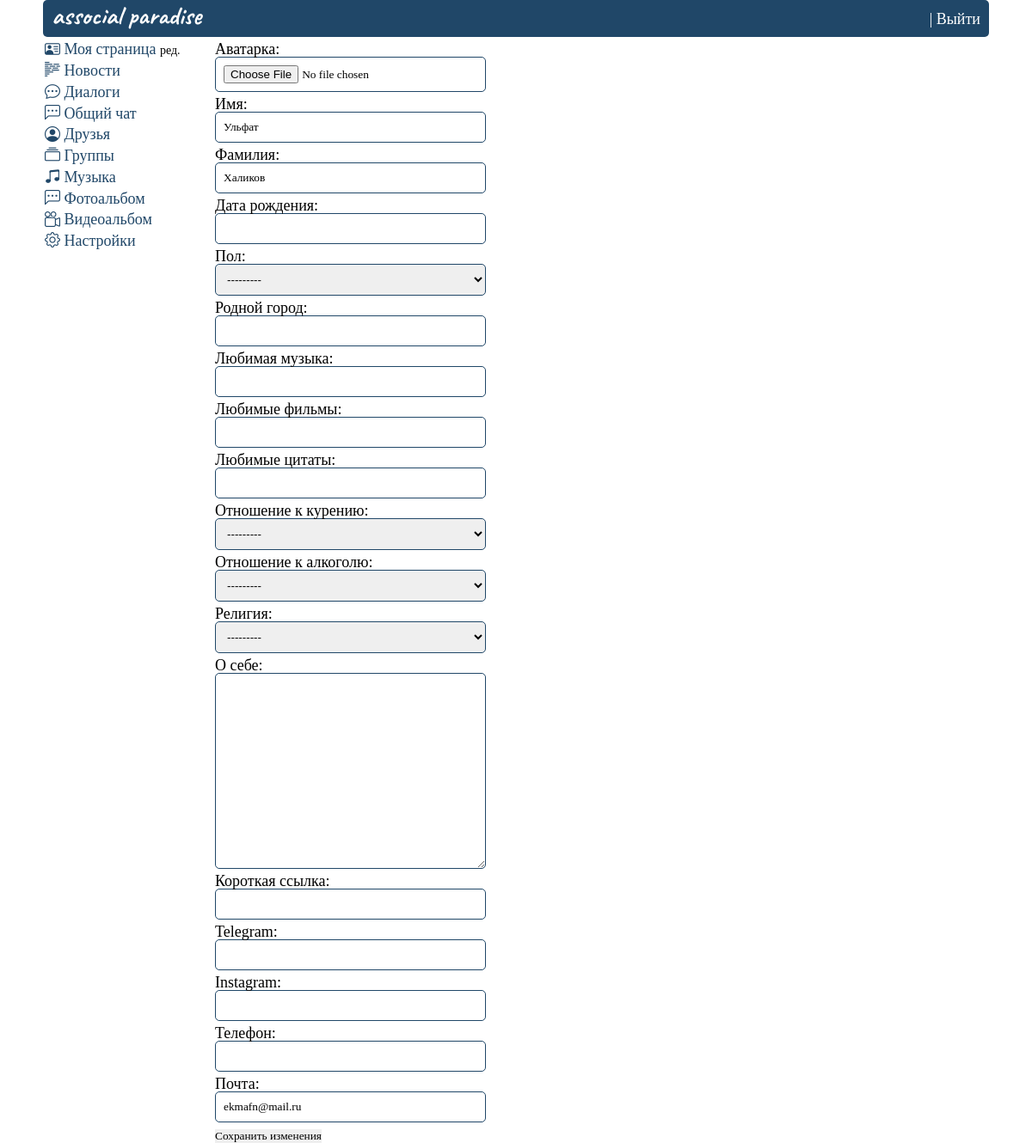
Before: /id2/update with the older database file.
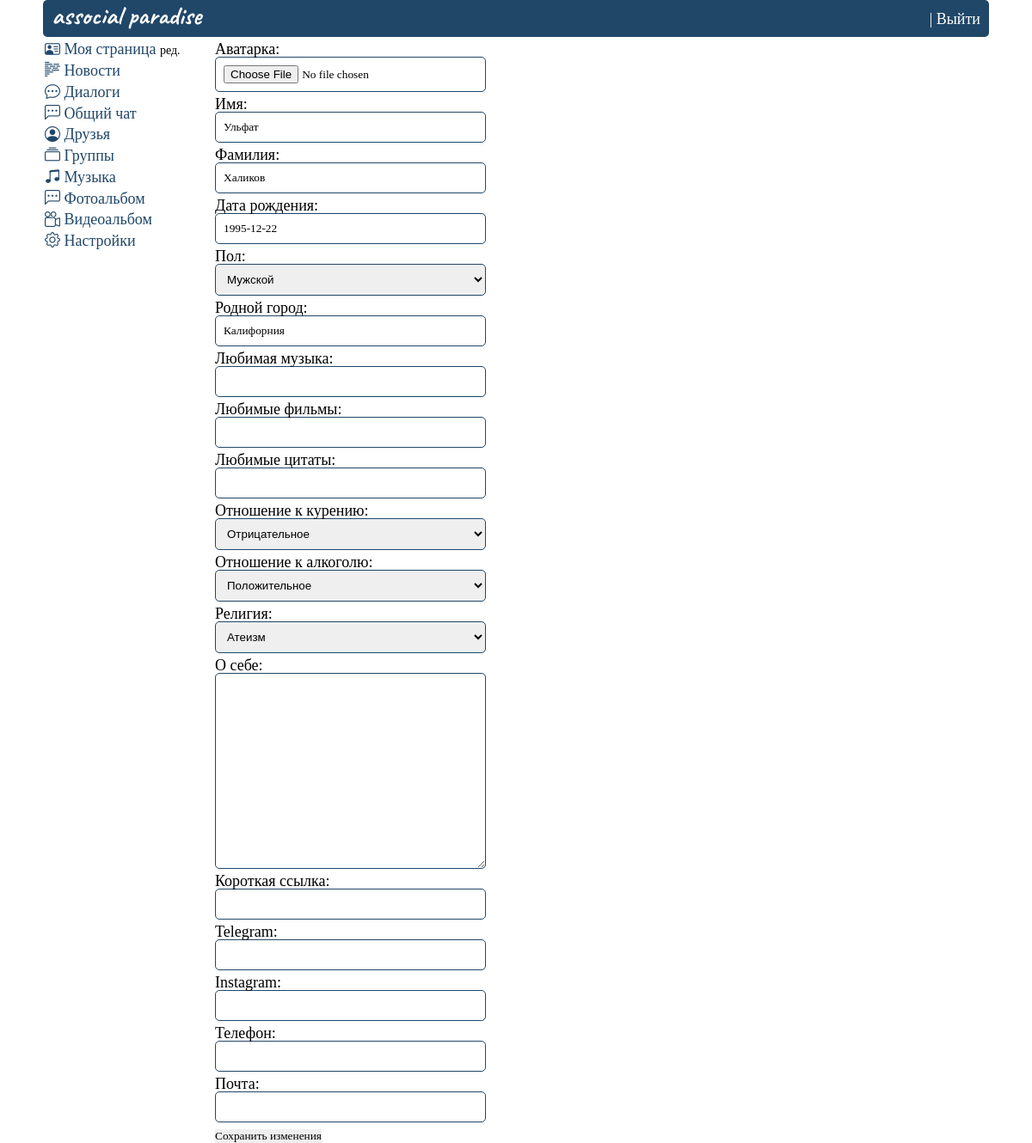
After: the same page with the newer database file.
### mysite/models.py (models this page shows, shortened)
class UserProfile(models.Model):
    ciggar_choices = [
        ('p', 'Положительное'),
        ('n', 'Отрицательное'),
    ]
    alco_choices = [
        ('p', 'Положительное'),
        ('n', 'Отрицательное'),
    ]
    gender_choices = [
        ('m', 'Мужской'),
        ('w', 'Женский'),
    ]
    religion_choices = [
        ('chr', 'Христианство'),
        ('isl', 'Ислам'),
        ('ind', 'Индуизм'),
        ('bdm', 'Буддизм'),
        ('iud', 'Иудаизм'),
        ('atm', 'Атеизм'),
    ]
    user = models.OneToOneField(User, on_delete=models.CASCADE)
    avatar = models.ImageField(
        upload_to="mysite/static/images/personal_photos/", blank=True, verbose_name='Аватарка',
        default='mysite/static/images/icons/none_avatar.png')
    first_name = models.CharField(max_length=20, blank=True, null=True, verbose_name='Имя')
    last_name = models.CharField(max_length=20, blank=True, null=True, verbose_name='Фамилия')
    birthdate = models.DateField(blank=True, null=True, verbose_name='Дата рождения')
    gender = models.CharField(max_length=1, blank=True, null=True, choices=gender_choices, verbose_name='Пол')
    hometown = models.CharField(max_length=30, blank=True, null=True, verbose_name='Родной город')
    fav_music = models.CharField(max_length=30, blank=True, null=True, verbose_name='Любимая музыка')
    fav_movies = models.CharField(max_length=30, blank=True, null=True, verbose_name='Любимые фильмы')
    fav_quotes = models.CharField(max_length=30, blank=True, null=True, verbose_name='Любимые цитаты')
    ciggar = models.CharField(max_length=1, blank=True, null=True, choices=ciggar_choices,
                              verbose_name='Отношение к курению')
    alco = models.CharField(max_length=1, blank=True, null=True, choices=alco_choices,
                            verbose_name='Отношение к алкоголю')
    religion = models.CharField(max_length=3, blank=True, null=True, choices=religion_choices, verbose_name='Религия')
    about = models.TextField(max_length=500, blank=True, null=True, verbose_name='О себе')
    plink = models.CharField(max_length=10, blank=True, null=True, verbose_name='Короткая ссылка')
    telegram = models.CharField(max_length=30, blank=True, null=True, verbose_name='Telegram')
    instagram = models.CharField(max_length=30, blank=True, null=True, verbose_name='Instagram')
    email = models.EmailField(max_length=30, blank=True, null=True, verbose_name='Почта')
    phone = models.CharField(max_length=12, blank=True, null=True, verbose_name='Телефон')
    class Meta:
        verbose_name_plural = 'Информация о пользователях'

### mysite/views.py (the view)
# urls.py: path('id<int:pk>/update', UpdateUser.as_view(), name='update_user'), #Изменить свою страницу
class UpdateUser(UpdateView):
    model = UserProfile
    template_name = 'change.html'
    form_class = UserProfileForm
    def get_context_data(self, *, object_list=None, **kwargs):
        context = super().get_context_data(**kwargs)
        context['userid'] = getAuthUser(self.request)
        return context

### mysite/views.py (called while the page is built)
def getAuthUser(request):
    return request.session.get('is_auth', False)

### mysite/templates/change.html (shortened to what this page needs)
{% extends 'base.html' %}
{% load static %}
{%block content%}
<div class="wrapper_change">
    {% include "header.html" %}
    <div class="rows_change">
        <div class="col1_change">
            {% include "menu.html" %}
        </div>
        <div class="col2_change">
                <form method="post" class="change_content_form" enctype="multipart/form-data">
                        <ul class="form_list">
                            <li class="form_list">{{ form.as_p }}</li>
                        </ul>
                    <input type="submit" value="Сохранить изменения">
                </form>
        </div>
    </div>
    </div>
{%endblock%}

Changed rows visible on the page:
changed UserProfile "Ульфат": birthdate (not shown) → "1995-12-22"; gender "---------" → "Мужской"; hometown (not shown) → "Калифорния"; ciggar "---------" → "Отрицательное"; alco "---------" → "Положительное"; religion "---------" → "Атеизм"; email "ekmafn@mail.ru" → (not shown)
